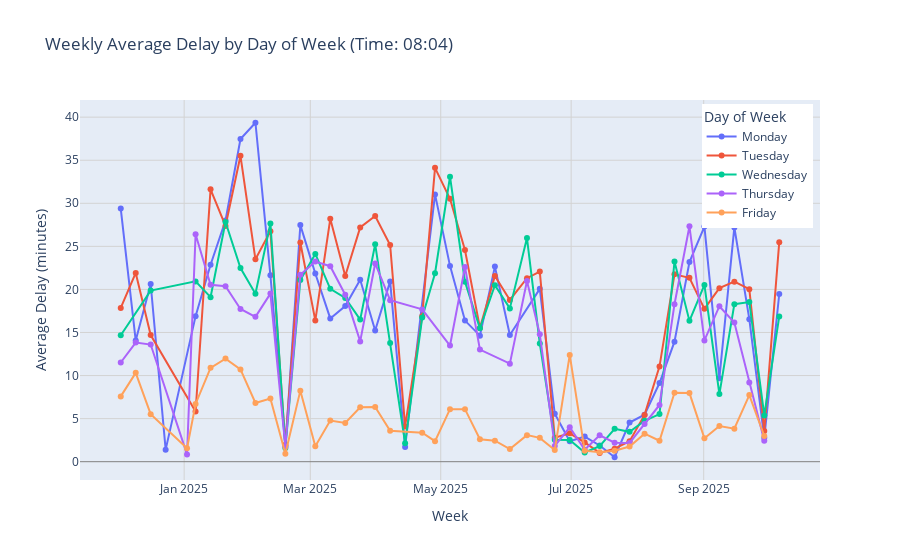

Source (notebook cell):
### Code cell
# For a given time of day, plot the delay on a week-by-week basis, with one series per day of week

from datetime import time

# First, let's check what times we actually have in the data
print("Available times of day in the data:")
print(df['time_of_day'].unique()[:20])  # Show first 20 unique times
print(f"\nTotal unique times: {df['time_of_day'].nunique()}")
print(f"Data type of time_of_day: {type(df['time_of_day'].iloc[0])}")

# Select a specific time of day (you can change this)
# Available times: time(6, 34), time(7, 4), time(7, 34), time(8, 4), time(8, 34)
selected_time = time(8, 4)  # Change this to any time_of_day from the data

# Filter data for the selected time
df_filtered = df[df['time_of_day'] == selected_time].copy()

print(f"\nFiltered rows for time {selected_time}: {len(df_filtered)}")

if len(df_filtered) == 0:
    print("No data found for selected time. Try one of the times shown above.")
else:
    # Ensure aimed_arrival is datetime (handle timezone-aware datetimes)
    if not pd.api.types.is_datetime64_any_dtype(df_filtered['aimed_arrival']):
        df_filtered['aimed_arrival'] = pd.to_datetime(df_filtered['aimed_arrival'], utc=True)

    # Add week number and year-week for grouping
    df_filtered['week_number'] = df_filtered['aimed_arrival'].dt.isocalendar().week
    df_filtered['year'] = df_filtered['aimed_arrival'].dt.year
    df_filtered['year_week'] = df_filtered['year'].astype(str) + '-W' + df_filtered['week_number'].astype(str).str.zfill(2)

    # Convert delay to minutes
    df_filtered['delay_minutes'] = df_filtered['expected_delay'].dt.total_seconds() / 60

    # Group by year-week and day of week, calculate mean delay
    weekly_delays = df_filtered.groupby(['year_week', 'day_of_week'])['delay_minutes'].mean().reset_index()

    # Get the first date of each week for plotting
    week_dates = df_filtered.groupby('year_week')['aimed_arrival'].min().reset_index()
    week_dates.columns = ['year_week', 'week_start']

    # Merge to get dates
    weekly_delays = weekly_delays.merge(week_dates, on='year_week')

    # Create the plot
    fig = go.Figure()

    day_names = ['Monday', 'Tuesday', 'Wednesday', 'Thursday', 'Friday', 'Saturday', 'Sunday']
    colors = px.colors.qualitative.Plotly

    for day in sorted(weekly_delays['day_of_week'].unique()):
        df_day = weekly_delays[weekly_delays['day_of_week'] == day].sort_values('week_start')
        
        fig.add_trace(go.Scatter(
            x=df_day['week_start'],
            y=df_day['delay_minutes'],
            mode='lines+markers',
            name=day_names[day] if day < len(day_names) else f'Day {day}',
            line=dict(color=colors[day % len(colors)], width=2),
            marker=dict(size=6),
            hovertemplate='Week: %{x|%Y-%m-%d}<br>Delay: %{y:.1f} min<extra></extra>'
        ))

    fig.update_layout(
        title=f'Weekly Average Delay by Day of Week (Time: {selected_time.strftime("%H:%M")})',
        xaxis_title='Week',
        yaxis_title='Average Delay (minutes)',
        hovermode='x unified',
        yaxis=dict(
            showgrid=True,
            gridwidth=1,
            gridcolor='lightgray',
            zeroline=True,
            zerolinewidth=1,
            zerolinecolor='gray'
        ),
        xaxis=dict(
            showgrid=True,
            gridwidth=1,
            gridcolor='lightgray'
        ),
        legend=dict(
            title='Day of Week',
            yanchor='top',
            y=0.99,
            xanchor='right',
            x=0.99
        )
    )

show_figure(fig)
